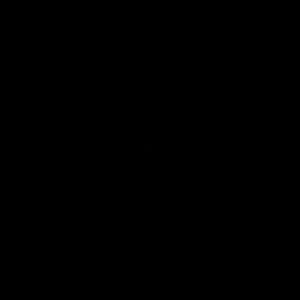
Frame 1 (no input)
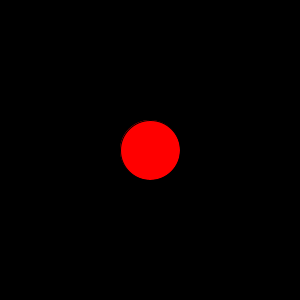
Frame 60 (the mouse pressed at the canvas centre just before this capture)
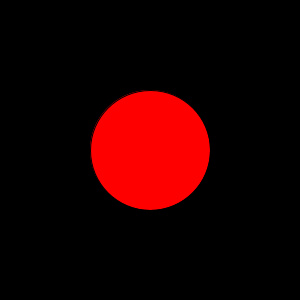
Frame 120 (the mouse held since frame 60 and released just before this capture)

The Processing sketch that drew these frames (run headless with seeded random() and noise(); from frame 60 on, the mouse is pressed at the canvas centre):

// Processing sketch: Ballon_project
// ── Ballon_project.pde
Balloon bob;
void setup()
{
  size(300, 300);
  bob = new Balloon(150, 150);
}
void draw()
{
  background(0);
  bob.inflate();
  bob.show();
}

// ── Balloon.pde
class Balloon
{
  int myX, myY, mySize;
  Balloon(int x, int y)
  {
    mySize = 0;
    myX = x;
    myY = y;
  }
  void inflate()
  {
    mySize=mySize+1;
  }
  void show()
  {
    fill(255, 0, 0);
    ellipse(myX, myY, mySize, mySize);
  }
}
